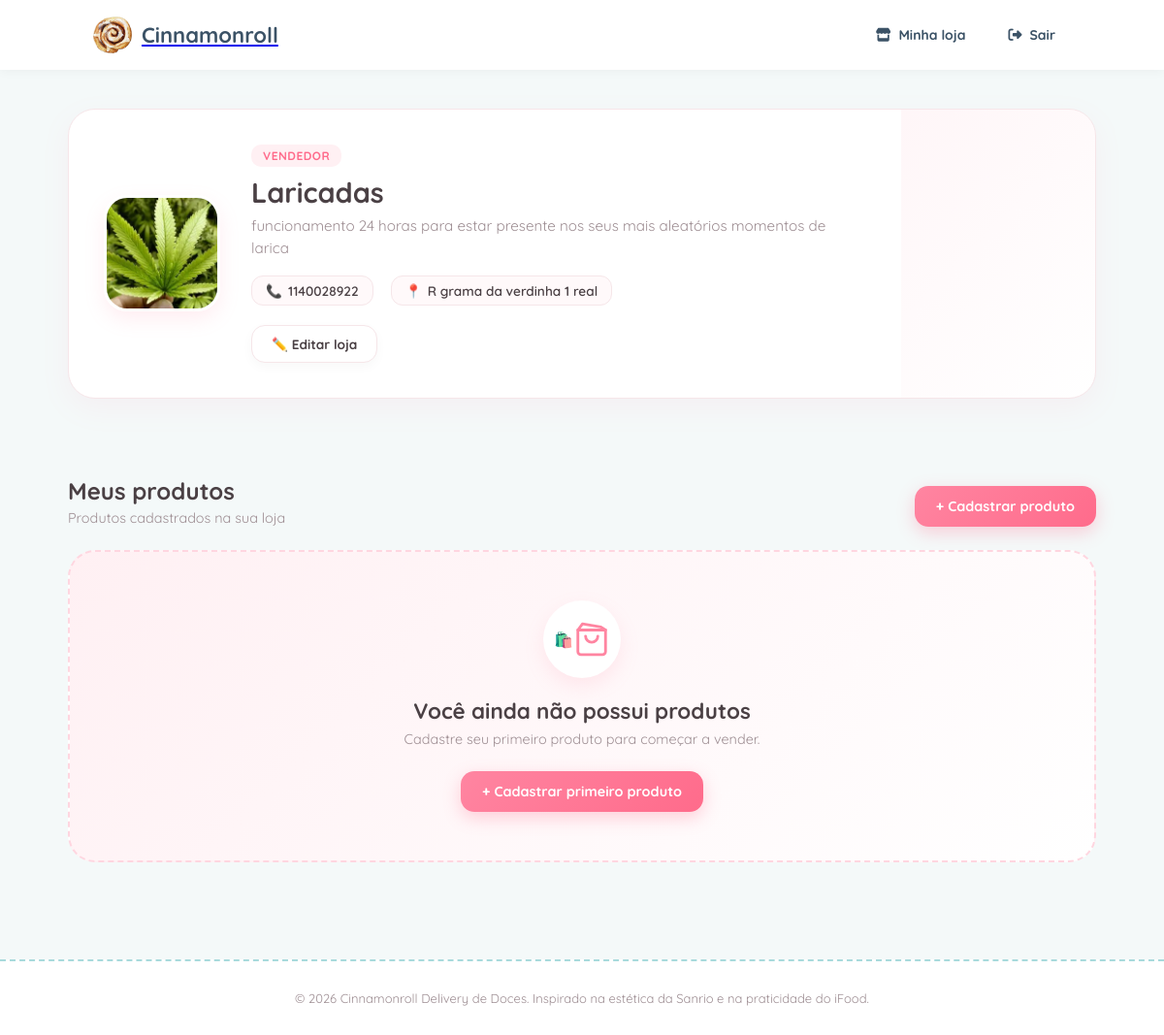
/perfilVendedor/ (signed in), run on the app's committed database.
### core/models.py (models this page shows, shortened)
class Perfil(models.Model):
    TIPO_USUARIO = (
        ("CLIENTE", "Cliente"),
        ("VENDEDOR", "Vendedor"),
        ("ADMINISTRADOR", "Admin"),
    )
    usuario = models.OneToOneField(
        User,
        on_delete=models.CASCADE,
        related_name="perfil"
    )
    tipo = models.CharField(max_length=13, choices=TIPO_USUARIO)
    telefone = models.CharField(max_length=20, blank=True)
    endereco = models.CharField(max_length=255, blank=True)
    nome_loja = models.CharField(max_length=100, blank=True)
    descricao_loja = models.TextField(blank=True)
    foto = models.ImageField(upload_to="lojas/", blank=True, null=True)

### core/views.py (the view)
# urls.py: path('perfilVendedor/', perfilVendedor, name='perfilVendedor'),
@login_required
def perfilVendedor(request):
    perfil = request.user.perfil
    if perfil.tipo != "VENDEDOR":
        return redirect('homepage')
    produtos = perfil.produtos.all()
    return render(request, 'core/perfilVendedor.html', {
        'perfil': perfil,
        'produtos': produtos
    })

### core/templates/core/perfilVendedor.html
{% extends 'core/base.html' %}
{% load static %}
{% block head %}
<link rel="stylesheet" href="{% static 'forms.css' %}">
<link rel="stylesheet" href="{% static 'perfis.css' %}">
{% endblock %}
{% block content %}
<div class="perfil-vendedor">
    <section class="loja-cabecalho">
        <div class="loja-foto">
            {% if perfil.foto %}
                <img src="{{ perfil.foto.url }}" alt="Foto da loja">
            {% else %}
                <div class="loja-foto-vazia">
                    🏪
                </div>
            {% endif %}
        </div>
        <div class="loja-informacoes">
            <span class="tipo-conta">
                Vendedor
            </span>
            <h1>
                {% if perfil.nome_loja %}
                    {{ perfil.nome_loja }}
                {% else %}
                    Minha Loja
                {% endif %}
            </h1>
            {% if perfil.descricao_loja %}
                <p class="descricao-loja">
                    {{ perfil.descricao_loja }}
                </p>
            {% else %}
                <p class="descricao-vazia">
                    Sua loja ainda não possui uma descrição.
                </p>
            {% endif %}
            <div class="informacoes-contato">
                {% if perfil.telefone %}
                    <div>
                        📞
                        <span>{{ perfil.telefone }}</span>
                    </div>
                {% endif %}
                {% if perfil.endereco %}
                    <div>
                        📍
                        <span>{{ perfil.endereco }}</span>
                    </div>
                {% endif %}
            </div>
            <a href="{% url 'editar_loja' %}" class="botao-editar">
                ✏️ Editar loja
            </a>
        </div>
    </section>
    <section class="produtos-loja">
        <div class="produtos-cabecalho">
            <div>
                <h2>Meus produtos</h2>
                <p>
                    Produtos cadastrados na sua loja
                </p>
            </div>
<a href="{% url 'cadastro_produto' %}" class="botao-adicionar">
                + Cadastrar produto
            </a>
        </div>
        {% if produtos %}
            <div class="produtos-grid">
                {% for produto in produtos %}
                    <div class="produto-card">
                        <div class="produto-imagem">
                            {% if produto.imagem %}
                                <img
                                    src="{{ produto.imagem.url }}"
                                    alt="{{ produto.nome }}"
                                >
                            {% else %}
                                <div class="produto-sem-imagem">
                                    🍰
                                </div>
                            {% endif %}
                        </div>
                        <div class="produto-info">
                            <h3>
                                {{ produto.nome }}
                            </h3>
                            <p>
                                {{ produto.descricao }}
                            </p>
                            <div class="produto-detalhes">
                                <strong>
                                    R$ {{ produto.preco|floatformat:2 }}
                                </strong>
                                <span>
                                    Estoque: {{ produto.estoque }}
                                </span>
                            </div>
                        </div>
                    </div>
                {% endfor %}
            </div>
        {% else %}
            <div class="sem-produtos">
                <div class="sem-produtos-icon">
                    🛍️
                </div>
                <h3>
                    Você ainda não possui produtos
                </h3>
                <p>
                    Cadastre seu primeiro produto para começar a vender.
                </p>
<a href="{% url 'cadastro_produto' %}" class="botao-adicionar">
                    + Cadastrar primeiro produto
                </a>
            </div>
        {% endif %}
    </section>
</div>
{% endblock %}

### static/style.css (style rules this page uses)
:root { --primary-blue: #a8dadc; --light-blue: #f4f9f9; --accent-pink: #ff94b9; --soft-pink-bg: #fff0f5; --soft-yellow: #fff3bf; --text-color: #3b5266; --text-muted: #7890a8; --white: #ffffff; --gray-bg: #f4f6f8; --border-color: #eef2f6; --shadow-soft: 0 4px 16px rgba(168, 218, 220, 0.15); --border-radius-lg: 20px; --border-radius-sm: 14px; }
* { margin: 0; padding: 0; box-sizing: border-box; font-family: 'Quicksand', sans-serif; }
body { background-color: var(--light-blue); color: var(--text-color); }
section { margin-bottom: 40px; }

### static/perfis.css (style rules this page uses)
:root { --primary: #FF85A1; --primary-hover: #FF6B8B; --bg-light: #FFF9FA; --card-bg: #FFFFFF; --text-main: #4A4044; --text-muted: #9E8E93; --accent-green: #4EBA8A; --border-soft: #F6E6E9; --shadow-soft: 0 10px 30px rgba(255, 133, 161, 0.08); }
.perfil-vendedor { max-width: 1100px; margin: 40px auto; padding: 0 20px; font-family: 'Plus Jakarta Sans', 'Quicksand', -apple-system, sans-serif; color: var(--text-main); display: flex; flex-direction: column; gap: 40px; }
.loja-cabecalho { background: var(--card-bg); border-radius: 28px; padding: 36px; display: flex; align-items: center; gap: 32px; border: 1px solid var(--border-soft); box-shadow: var(--shadow-soft); position: relative; overflow: hidden; }
.loja-cabecalho::before { content: ''; position: absolute; top: 0; right: 0; width: 200px; height: 100%; background: linear-gradient(135deg, rgba(255, 240, 243, 0.6) 0%, rgba(255, 255, 255, 0) 100%); pointer-events: none; }
.loja-foto { width: 120px; height: 120px; border-radius: 24px; overflow: hidden; flex-shrink: 0; box-shadow: 0 8px 20px rgba(255, 133, 161, 0.15); border: 3px solid #FFFFFF; }
.loja-foto img { width: 100%; height: 100%; object-fit: cover; }
.loja-informacoes { flex: 1; display: flex; flex-direction: column; align-items: flex-start; }
.tipo-conta { background: #FFF0F3; color: var(--primary-hover); font-size: 0.75rem; font-weight: 800; padding: 4px 12px; border-radius: 10px; text-transform: uppercase; letter-spacing: 0.5px; margin-bottom: 8px; }
.loja-informacoes h1 { font-size: 1.8rem; font-weight: 800; color: var(--text-main); margin-bottom: 6px; }
.descricao-loja, .descricao-vazia { font-size: 0.95rem; color: var(--text-muted); margin-bottom: 16px; max-width: 600px; line-height: 1.5; }
.informacoes-contato { display: flex; flex-wrap: wrap; gap: 18px; margin-bottom: 20px; font-size: 0.85rem; color: var(--text-main); font-weight: 600; }
.informacoes-contato div { display: flex; align-items: center; gap: 6px; background: var(--bg-light); padding: 6px 14px; border-radius: 12px; border: 1px solid var(--border-soft); }
.botao-editar { display: inline-flex; align-items: center; gap: 8px; background: #FFFFFF; color: var(--text-main); border: 1.5px solid var(--border-soft); padding: 10px 20px; border-radius: 14px; font-size: 0.85rem; font-weight: 700; text-decoration: none; box-shadow: 0 4px 12px rgba(0, 0, 0, 0.03); transition: all 0.2s ease; }
.produtos-cabecalho { display: flex; justify-content: space-between; align-items: flex-end; margin-bottom: 24px; }
.produtos-cabecalho h2 { font-size: 1.5rem; font-weight: 800; color: var(--text-main); margin-bottom: 4px; }
.produtos-cabecalho p { font-size: 0.9rem; color: var(--text-muted); }
.botao-adicionar { background: linear-gradient(135deg, var(--primary), var(--primary-hover)); color: #FFFFFF; padding: 12px 22px; border-radius: 14px; font-size: 0.9rem; font-weight: 700; text-decoration: none; box-shadow: 0 6px 18px rgba(255, 107, 139, 0.3); transition: all 0.25s ease; }
.sem-produtos { background: linear-gradient(135deg, #FFF0F3 0%, #FFFFFF 100%); border-radius: 28px; padding: 50px 24px; text-align: center; border: 2px dashed #FFD6E0; display: flex; flex-direction: column; align-items: center; }
.sem-produtos-icon { width: 80px; height: 80px; background: #FFFFFF; border-radius: 50%; display: flex; align-items: center; justify-content: center; margin-bottom: 20px; box-shadow: 0 8px 20px rgba(255, 133, 161, 0.15); }
.sem-produtos-icon::after { content: ''; width: 38px; height: 38px; background-color: var(--primary); }
.sem-produtos h3 { font-size: 1.4rem; font-weight: 800; color: var(--text-main); margin-bottom: 6px; }
.sem-produtos p { font-size: 0.9rem; color: var(--text-muted); margin-bottom: 24px; }

### data on the page
Perfil: foto (picture), nome_loja "Laricadas", descricao_loja "funcionamento 24 horas para estar presente nos seus mais aleatórios momentos de larica", telefone "1140028922", endereco "R grama da verdinha 1 real"
